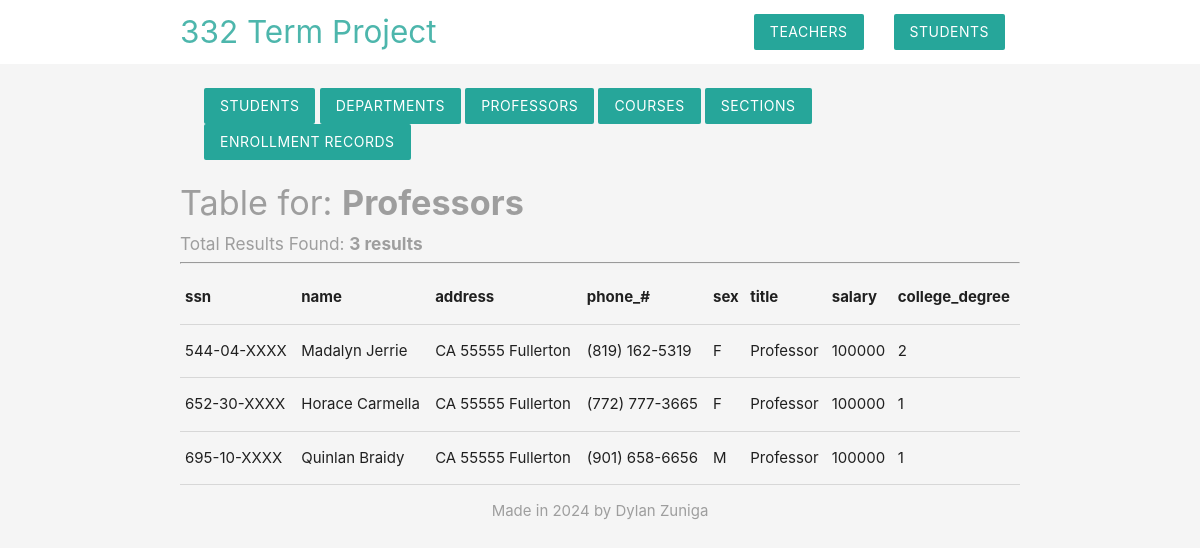
The page / on the database its author committed.
### tables this page shows
CREATE TABLE `professors` (
  `ssn` varchar(255) NOT NULL,
  `name` varchar(255) NOT NULL,
  `address` varchar(255) NOT NULL,
  `phone_#` varchar(255) NOT NULL,
  `sex` varchar(255) NOT NULL,
  `title` varchar(255) NOT NULL,
  `salary` varchar(255) NOT NULL,
  `college_degree` varchar(255) NOT NULL
);

### index.php (the view, shortened to what this page needs)
<?php
    $host = "localhost";
    $name = "root";
    $password = "";
    $db = "cs332g26";
    $conn = mysqli_connect($host, $name, $password, $db);
    $type = $_POST['type'] ?? 'professors';
    $sql = '';
    switch ($type) {
        case 'professors':
            $sql = 'SELECT * FROM  professors';
            break;
    }
    $result = mysqli_query($conn, $sql);
    $data = mysqli_fetch_all($result, MYSQLI_ASSOC);
    $total = $result->num_rows;
?>
<!DOCTYPE html>
<html lang="en">
    <?php include ('templates/header.php');?>
    <section class="container">
        <form method="POST" style="margin: 24px">
            <div class="transparent z-depth-0">
                <button class="btn z-depth-0" name="type" value="students">Students</button>
                <button class="btn z-depth-0" name="type" value="departments">Departments</button>
                <button class="btn z-depth-0" type="submit" name="type" value="professors">Professors</button>
                <button class="btn z-depth-0" name="type" value="courses">Courses</button>
                <button class="btn z-depth-0" name="type" value="sections">Sections</button>
                <button class="btn z-depth-0" name="type" value="enrollment_records">Enrollment Records</button>
            </div>
        </form>
        <h4 class="grey-text"> Table for: <b> <?php echo htmlspecialchars(ucfirst($type)); ?> </b></h4>
        <h6 class="grey-text">Total Results Found: <b><?php echo $total ?> results</b></h6>
        <hr>
        <table>
            <thead>
                <tr>
                    <?php if (!empty($data)) {
                        foreach (array_keys($data[0]) as $header) {
                            echo "<th>" . htmlspecialchars($header) . "</th>";
                        }
                    } ?>
                </tr>
            </thead>
            <tbody>
                <?php foreach ($data as $row) { ?>
                    <tr>
                        <?php foreach ($row as $value) { ?>
                            <td><?php echo htmlspecialchars($value); ?></td>
                        <?php } ?>
                    </tr>
                <?php } ?>
            </tbody>
        </table>
    </section>
    <?php include ('templates/footer.php');?>
</html>

### templates/header.php (shortened to what this page needs)
<head>
    <link rel="stylesheet" href="https://cdnjs.cloudflare.com/ajax/libs/materialize/1.0.0/css/materialize.min.css">
</head>
<body class="grey lighten-4">
    <nav class="white z-depth-0 hide-on-small-and-down">
        <div class="container">
            <a href="/cpsc332-TP" class="brand-logo teal-text text-lighten-2 left ">332 Term Project</a>
            <ul id="nav-mobile" class="right">
                <li><a href="teachers.php" class="btn z-depth-0">Teachers</a></li>
                <li><a href="students.php" class="btn z-depth-0">Students</a></li>
            </ul>
        </div>
    </nav>

### templates/footer.php
    <footer class="section">
        <div class="center grey-text">Made in 2024 by Dylan Zuniga</div>
    </footer>
</body>

### rows shown on the page
professors: ssn "544-04-XXXX", name "Madalyn Jerrie", address "CA 55555 Fullerton", value "(819) 162-5319", sex "F", title "Professor", salary "100000", college_degree "2"
professors: ssn "652-30-XXXX", name "Horace Carmella", address "CA 55555 Fullerton", value "(772) 777-3665", sex "F", title "Professor", salary "100000", college_degree "1"
professors: ssn "695-10-XXXX", name "Quinlan Braidy", address "CA 55555 Fullerton", value "(901) 658-6656", sex "M", title "Professor", salary "100000", college_degree "1"

### other values the page prints
$type "Professors"
$total "3"
$header "ssn"
$header "name"
$header "address"
$header "phone_#"
$header "sex"
$header "title"
$header "salary"
$header "college_degree"
